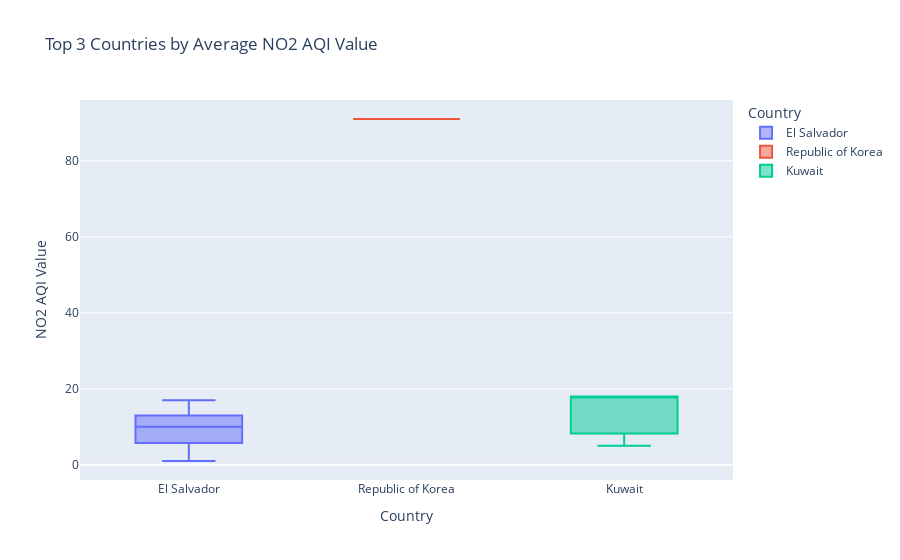
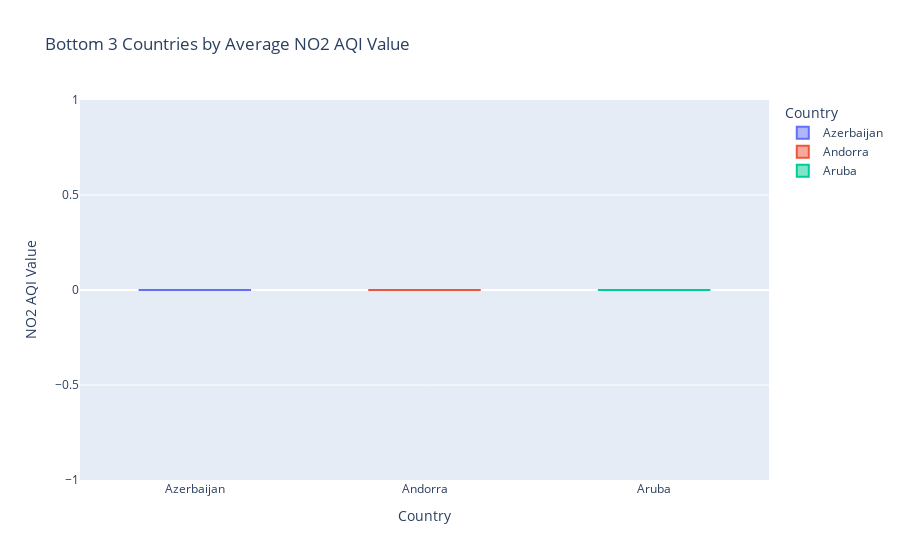

Source (notebook cell) for these figures, in order:
### Code cell
# Calculate average NO2 AQI Value per country
country_avg_o3 = aqm.groupby('Country')['NO2 AQI Value'].mean().reset_index()

# Top 3 countries with highest average NO2 AQI Value
top_countries = country_avg_o3.nlargest(3, 'NO2 AQI Value')['Country'].tolist()
top_data = aqm[aqm['Country'].isin(top_countries)]

# Bottom 3 countries with lowest average NO2 AQI Value
bottom_countries = country_avg_o3.nsmallest(3, 'NO2 AQI Value')['Country'].tolist()
bottom_data = aqm[aqm['Country'].isin(bottom_countries)]

# Plot for highest NO2 AQI countries
fig_top = px.box(top_data, x='Country', y='NO2 AQI Value', color='Country',
                title='Top 3 Countries by Average NO2 AQI Value')
fig_top.show()

# Plot for lowest NO2 AQI countries
fig_bottom = px.box(bottom_data, x='Country', y='NO2 AQI Value', color='Country',
                    title='Bottom 3 Countries by Average NO2 AQI Value')
fig_bottom.show()

### Figure 1 — Plotly figure (JSON) as saved in the notebook; plotly's stock layout.template omitted (floating-point values rounded to 4 significant figures)
{"data": [{"alignmentgroup": "True", "hovertemplate": "Country=%{x}<br>NO2 AQI Value=%{y}<extra></extra>", "legendgroup": "El Salvador", "marker": {"color": "#636efa"}, "name": "El Salvador", "notched": false, "offsetgroup": "El Salvador", "orientation": "v", "showlegend": true, "type": "box", "x": ["El Salvador", "El Salvador", "El Salvador", "El Salvador", "El Salvador", "El Salvador", "El Salvador", "El Salvador", "El Salvador", "El Salvador", "El Salvador", "El Salvador", "El Salvador", "El Salvador", "El Salvador", "El Salvador", "El Salvador", "El Salvador", "El Salvador", "El Salvador", "El Salvador", "El Salvador", "El Salvador", "El Salvador", "El Salvador", "El Salvador", "El Salvador", "El Salvador", "El Salvador", "El Salvador", "El Salvador", "El Salvador", "El Salvador"], "x0": " ", "xaxis": "x", "y": [9, 9, 3, 16, 13, 14, 12, 2, 13, 14, 3, 9, 12, 15, 13, 7, 10, 8, 12, 10, 4, 6, 10, 17, 4, 11, 13, 5, 11, 1, 1, 16, 7], "y0": " ", "yaxis": "y"}, {"alignmentgroup": "True", "hovertemplate": "Country=%{x}<br>NO2 AQI Value=%{y}<extra></extra>", "legendgroup": "Republic of Korea", "marker": {"color": "#EF553B"}, "name": "Republic of Korea", "notched": false, "offsetgroup": "Republic of Korea", "orientation": "v", "showlegend": true, "type": "box", "x": ["Republic of Korea"], "x0": " ", "xaxis": "x", "y": [91], "y0": " ", "yaxis": "y"}, {"alignmentgroup": "True", "hovertemplate": "Country=%{x}<br>NO2 AQI Value=%{y}<extra></extra>", "legendgroup": "Kuwait", "marker": {"color": "#00cc96"}, "name": "Kuwait", "notched": false, "offsetgroup": "Kuwait", "orientation": "v", "showlegend": true, "type": "box", "x": ["Kuwait", "Kuwait", "Kuwait"], "x0": " ", "xaxis": "x", "y": [18, 5, 18], "y0": " ", "yaxis": "y"}], "layout": {"boxmode": "overlay", "legend": {"title": {"text": "Country"}, "tracegroupgap": 0}, "title": {"text": "Top 3 Countries by Average NO2 AQI Value"}, "xaxis": {"anchor": "y", "categoryarray": ["El Salvador", "Republic of Korea", "Kuwait"], "categoryorder": "array", "domain": [0, 1], "title": {"text": "Country"}}, "yaxis": {"anchor": "x", "domain": [0, 1], "title": {"text": "NO2 AQI Value"}}}}

### Figure 2 — Plotly figure (JSON) as saved in the notebook; plotly's stock layout.template omitted (floating-point values rounded to 4 significant figures)
{"data": [{"alignmentgroup": "True", "hovertemplate": "Country=%{x}<br>NO2 AQI Value=%{y}<extra></extra>", "legendgroup": "Azerbaijan", "marker": {"color": "#636efa"}, "name": "Azerbaijan", "notched": false, "offsetgroup": "Azerbaijan", "orientation": "v", "showlegend": true, "type": "box", "x": ["Azerbaijan", "Azerbaijan", "Azerbaijan", "Azerbaijan", "Azerbaijan", "Azerbaijan", "Azerbaijan", "Azerbaijan", "Azerbaijan", "Azerbaijan", "Azerbaijan", "Azerbaijan", "Azerbaijan", "Azerbaijan", "Azerbaijan", "Azerbaijan", "Azerbaijan", "Azerbaijan", "Azerbaijan", "Azerbaijan", "Azerbaijan", "Azerbaijan", "Azerbaijan", "Azerbaijan", "Azerbaijan", "Azerbaijan", "Azerbaijan", "Azerbaijan", "Azerbaijan", "Azerbaijan", "Azerbaijan", "Azerbaijan", "Azerbaijan", "Azerbaijan", "Azerbaijan", "Azerbaijan", "Azerbaijan", "Azerbaijan"], "x0": " ", "xaxis": "x", "y": [0, 0, 0, 0, 0, 0, 0, 0, 0, 0, 0, 0, 0, 0, 0, 0, 0, 0, 0, 0, 0, 0, 0, 0, 0, 0, 0, 0, 0, 0, 0, 0, 0, 0, 0, 0, 0, 0], "y0": " ", "yaxis": "y"}, {"alignmentgroup": "True", "hovertemplate": "Country=%{x}<br>NO2 AQI Value=%{y}<extra></extra>", "legendgroup": "Andorra", "marker": {"color": "#EF553B"}, "name": "Andorra", "notched": false, "offsetgroup": "Andorra", "orientation": "v", "showlegend": true, "type": "box", "x": ["Andorra", "Andorra", "Andorra"], "x0": " ", "xaxis": "x", "y": [0, 0, 0], "y0": " ", "yaxis": "y"}, {"alignmentgroup": "True", "hovertemplate": "Country=%{x}<br>NO2 AQI Value=%{y}<extra></extra>", "legendgroup": "Aruba", "marker": {"color": "#00cc96"}, "name": "Aruba", "notched": false, "offsetgroup": "Aruba", "orientation": "v", "showlegend": true, "type": "box", "x": ["Aruba"], "x0": " ", "xaxis": "x", "y": [0], "y0": " ", "yaxis": "y"}], "layout": {"boxmode": "overlay", "legend": {"title": {"text": "Country"}, "tracegroupgap": 0}, "title": {"text": "Bottom 3 Countries by Average NO2 AQI Value"}, "xaxis": {"anchor": "y", "categoryarray": ["Azerbaijan", "Andorra", "Aruba"], "categoryorder": "array", "domain": [0, 1], "title": {"text": "Country"}}, "yaxis": {"anchor": "x", "domain": [0, 1], "title": {"text": "NO2 AQI Value"}}}}
